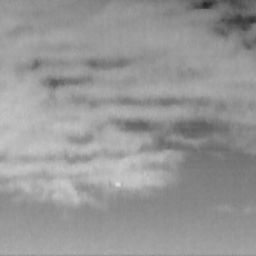
%> input picture data/seq1/1.bmp, 256 x 256 px
$ octave --eval "result = preprocess(imread('../../../data/seq1/1.bmp'));"   (GNU Octave 9; MATLAB toolbox functions it lacks are replaced by stand-ins)
%> lines starting %> are read from the running program, lines starting %| are printed output that depends on the picture
function img_ = preprocess(img)
%     min_val = min(img(:));
%     max_val = max(img(:));
%     img_ = (img - min_val)./(max_val - min_val);
    img_ = double(img);

    %% Image denoise
    se=strel('square',2);
    img_=imdilate(img_, se);
%     se=strel('square',2);
%     img_=imerode(img_,se);


    %%
    op = fspecial('average', 9); % improved high boost filter
    Im = imfilter(double(img_), op, 'symmetric');
    Ihp = img_ - Im;
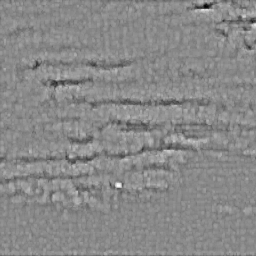
%> Ihp: size 256x256 double; min -30.11, max 25.74, mean 0; drawn with min black and max white
    Ihp(Ihp<0) = 0;
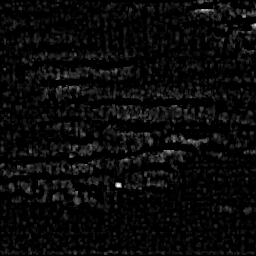
%> Ihp: size 256x256 double; min 0, max 25.74, mean 1.1; drawn with min black and max white
    ihbf = img_.*Ihp;
    img_ = ihbf;

%     subplot(132);
%     imagesc(Ihp);
end

$ run again, on data/seq1/10.bmp
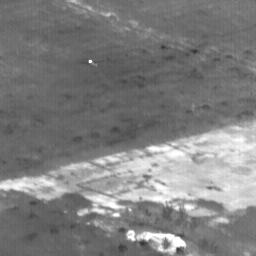
%> input picture data/seq1/10.bmp, 256 x 256 px
%> in preprocess, `Ihp = img_ - Im;`:
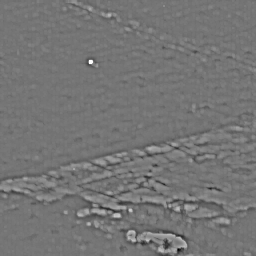
%> Ihp: size 256x256x3 double; min -104.3, max 122.1, mean 0; drawn with min black and max white
%> in preprocess, `Ihp(Ihp<0) = 0;`:
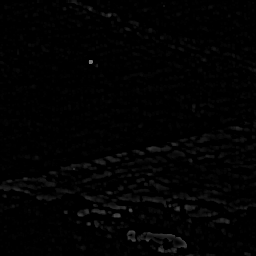
%> Ihp: size 256x256x3 double; min 0, max 122.1, mean 2.9

$ run again, on data/seq1/12.bmp
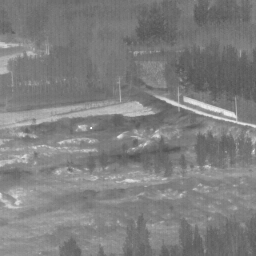
%> input picture data/seq1/12.bmp, 256 x 256 px
%> in preprocess, `Ihp = img_ - Im;`:
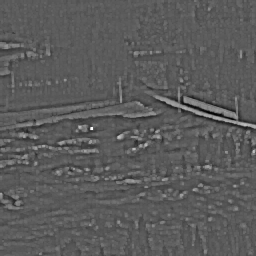
%> Ihp: size 256x256x3 double; min -62.07, max 111.1, mean 0; drawn with min black and max white
%> in preprocess, `Ihp(Ihp<0) = 0;`:
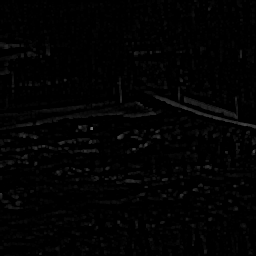
%> Ihp: size 256x256x3 double; min 0, max 111.1, mean 3

$ run again, on data/seq1/13.bmp
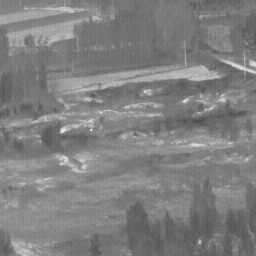
%> input picture data/seq1/13.bmp, 256 x 256 px
%> in preprocess, `Ihp = img_ - Im;`:
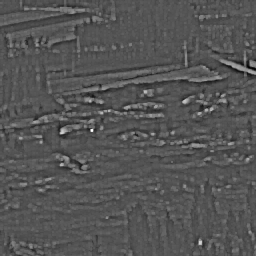
%> Ihp: size 256x256x3 double; min -50.04, max 99.88, mean 0; drawn with min black and max white
%> in preprocess, `Ihp(Ihp<0) = 0;`:
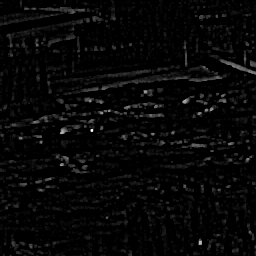
%> Ihp: size 256x256x3 double; min 0, max 99.88, mean 3; drawn with min black and max white
